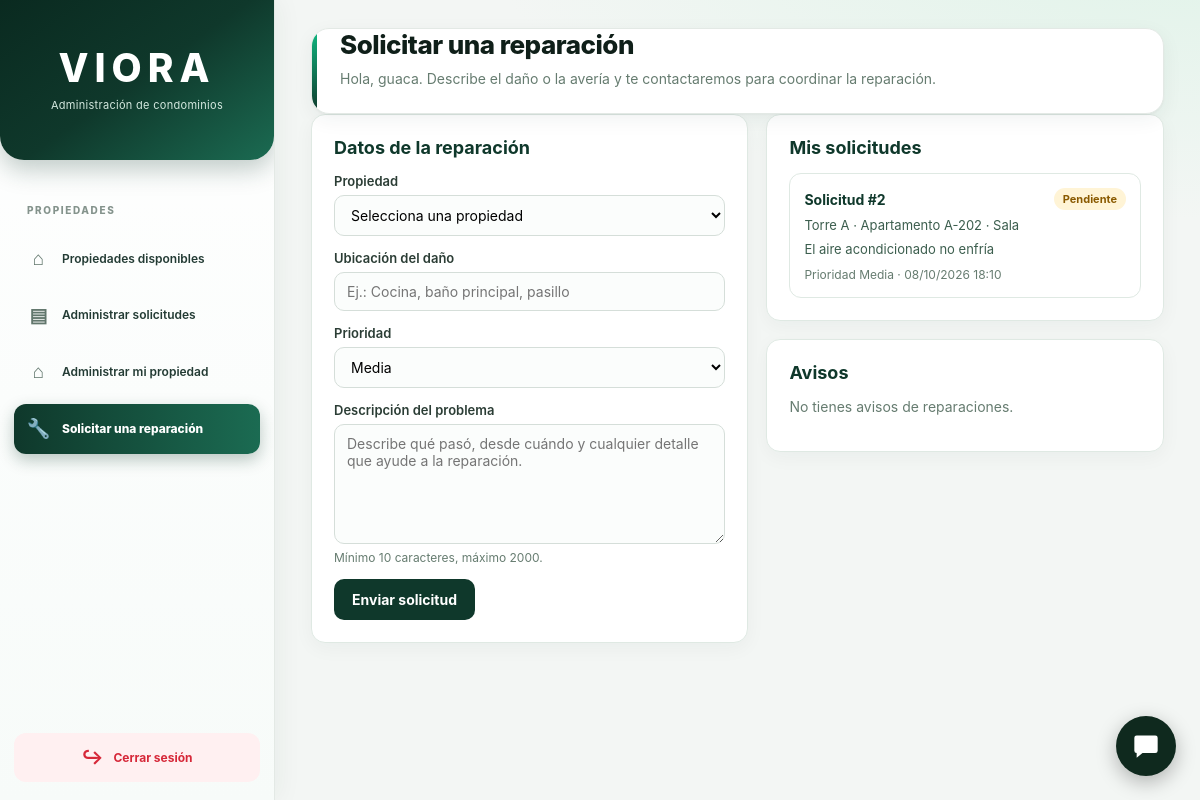
/Viora/mantenimientos/solicitar_reparacion.php (signed in), run on the app's committed database.
### tables this page shows
CREATE TABLE `persona` (
  `id_personas` bigint(20) NOT NULL,
  `nombres` varchar(100) NOT NULL,
  `apellidos` varchar(100) NOT NULL,
  `cedula` varchar(20) DEFAULT NULL,
  `correo` varchar(120) DEFAULT NULL,
  `telefono` varchar(40) DEFAULT NULL,
  `direccion` varchar(255) DEFAULT NULL,
  `fecha_registro` timestamp NOT NULL DEFAULT current_timestamp(),
  `activo` tinyint(1) DEFAULT 1
);

CREATE TABLE `solicitud_mantenimiento` (
  `id_solicitudes` bigint(20) NOT NULL,
  `apartamento_id` bigint(20) NOT NULL,
  `persona_id` bigint(20) NOT NULL,
  `suplidor_id` bigint(20) DEFAULT NULL,
  `descripcion` text NOT NULL,
  `ubicacion` varchar(150) DEFAULT NULL,
  `prioridad` varchar(30) DEFAULT 'Media',
  `estado` varchar(30) DEFAULT 'Pendiente',
  `fecha_solicitud` timestamp NOT NULL DEFAULT current_timestamp(),
  `activo` tinyint(1) DEFAULT 1
);

CREATE TABLE `edificio` (
  `id_edificios` bigint(20) NOT NULL,
  `condominio_id` bigint(20) NOT NULL,
  `nombre` varchar(100) NOT NULL,
  `cantidad_pisos` int(11) DEFAULT NULL,
  `estado` varchar(30) DEFAULT 'Activo',
  `activo` tinyint(1) DEFAULT 1
);

CREATE TABLE `apartamento` (
  `id_apartamentos` bigint(20) NOT NULL,
  `edificio_id` bigint(20) NOT NULL,
  `numero` varchar(20) NOT NULL,
  `piso` int(11) DEFAULT NULL,
  `habitaciones` int(11) DEFAULT NULL,
  `banos` int(11) DEFAULT NULL,
  `metros_cuadrados` decimal(10,2) DEFAULT NULL,
  `descripcion` text DEFAULT NULL,
  `estado` varchar(30) DEFAULT 'Disponible',
  `activo` tinyint(1) DEFAULT 1,
  `imagen` varchar(255) DEFAULT NULL,
  `precio_alquiler` decimal(12,2) DEFAULT NULL,
  `disponible` tinyint(1) DEFAULT 1,
  `tipo_operacion` enum('Alquiler','Venta','Ambos') NOT NULL DEFAULT 'Alquiler',
  `precio_venta` decimal(14,2) DEFAULT NULL
);

### Viora/mantenimientos/reparaciones_servicio.php (called while the page is built, shortened)
<?php
function rep_esc($valor)
{
    return htmlspecialchars((string)($valor ?? ''), ENT_QUOTES, 'UTF-8');
}
function rep_id_sesion()
{
    return (int)($_SESSION['id_usuarios'] ?? $_SESSION['id_usuario'] ?? 0);
}

### Viora/mantenimientos/solicitar_reparacion.php (the view, shortened to what this page needs)
<?php
require_once __DIR__ . '/../conf/conexion.php';
require_once __DIR__ . '/reparaciones_servicio.php';
$idUsuario = rep_id_sesion();
try {
    $stmt = $conexion->prepare("SELECT p.id_personas, p.nombres, r.nombre AS rol_real
        FROM usuario u
        INNER JOIN persona p ON p.id_personas = u.persona_id
        INNER JOIN role r ON r.id_roles = u.id_rol
        WHERE u.id_usuarios = ? AND u.activo = 1 AND p.activo = 1 LIMIT 1");
    $stmt->bind_param('i', $idUsuario);
    $stmt->execute();
    $cliente = $stmt->get_result()->fetch_assoc();
    $idPersona = (int)$cliente['id_personas'];
    $stmt = $conexion->prepare("SELECT DISTINCT a.id_apartamentos, a.numero, e.nombre AS edificio, c.nombre AS condominio
        FROM solicitud_propiedad sp
        INNER JOIN apartamento a ON a.id_apartamentos = sp.apartamento_id
        INNER JOIN edificio e ON e.id_edificios = a.edificio_id
        INNER JOIN condominio c ON c.id_condominios = e.condominio_id
        WHERE sp.persona_id = ? AND sp.estado = 'Aprobada' AND sp.activo = 1
        ORDER BY c.nombre, e.nombre, a.numero");
    $stmt->bind_param('i', $idPersona);
    $stmt->execute();
    $apartamentos = $stmt->get_result()->fetch_all(MYSQLI_ASSOC);
    $valores = ['apartamento_id' => '', 'ubicacion' => '', 'prioridad' => 'Media', 'descripcion' => ''];
    $stmt = $conexion->prepare("SELECT sm.id_solicitudes, sm.descripcion, sm.ubicacion, sm.prioridad, sm.estado,
            sm.fecha_solicitud, a.numero, e.nombre AS edificio
        FROM solicitud_mantenimiento sm
        INNER JOIN apartamento a ON a.id_apartamentos = sm.apartamento_id
        INNER JOIN edificio e ON e.id_edificios = a.edificio_id
        WHERE sm.persona_id = ? AND sm.activo = 1
        ORDER BY sm.fecha_solicitud DESC, sm.id_solicitudes DESC
        LIMIT 50");
    $stmt->bind_param('i', $idPersona);
    $stmt->execute();
    $solicitudes = $stmt->get_result()->fetch_all(MYSQLI_ASSOC);
    $stmt = $conexion->prepare("SELECT titulo, mensaje, fecha_envio
        FROM notificacion
        WHERE usuario_id = ? AND tipo = 'reparacion' AND activo = 1
        ORDER BY id_notificaciones DESC
        LIMIT 10");
    $stmt->bind_param('i', $idUsuario);
    $stmt->execute();
    $notificaciones = $stmt->get_result()->fetch_all(MYSQLI_ASSOC);
} catch (Throwable $error) {
    error_log('VIORA solicitar_reparacion: ' . $error->getMessage());
    http_response_code(500);
    exit('No se pudo cargar la página de reparaciones. Revisa el registro de errores de PHP.');
}
?>
<!DOCTYPE html>
<html lang="es">
<head>
    <link rel="stylesheet" href="../estilos/styleP.css?v=12">
</head>
<body>
<div class="diseño">
    <?php $menuActivo = 'solicitar_reparacion'; include __DIR__ . '/menu_lateral.php'; ?>
    <main class="rep-contenido">
        <header class="rep-cabecera">
            <h1>Solicitar una reparación</h1>
            <p class="rep-subtitulo">Hola, <?= rep_esc($cliente['nombres']) ?>. Describe el daño o la avería y te contactaremos para coordinar la reparación.</p>
        </header>
        <div class="rep-grid">
            <section class="rep-panel" aria-labelledby="titulo-formulario">
                <h2 id="titulo-formulario">Datos de la reparación</h2>
                <?php if (!$apartamentos): ?>
                    <p class="rep-vacio">Solo puedes solicitar reparaciones de propiedades con solicitud aprobada. Cuando tengas una propiedad aprobada aparecerá aquí.</p>
                <?php else: ?>
                    <form method="post" action="solicitar_reparacion.php">
                        <div class="rep-campo">
                            <label for="apartamento_id">Propiedad</label>
                            <select id="apartamento_id" name="apartamento_id" required>
                                <option value="">Selecciona una propiedad</option>
                            </select>
                        </div>
                        <div class="rep-campo">
                            <label for="ubicacion">Ubicación del daño</label>
                            <input id="ubicacion" name="ubicacion" type="text" maxlength="150" value="<?= rep_esc($valores['ubicacion']) ?>" placeholder="Ej.: Cocina, baño principal, pasillo">
                        </div>
                        <div class="rep-campo">
                            <label for="prioridad">Prioridad</label>
                            <select id="prioridad" name="prioridad">
                                <?php foreach (REP_PRIORIDADES as $prioridad): ?>
                                    <option value="<?= rep_esc($prioridad) ?>" <?= $prioridad === $valores['prioridad'] ? 'selected' : '' ?>><?= rep_esc($prioridad) ?></option>
                                <?php endforeach; ?>
                            </select>
                        </div>
                        <div class="rep-campo">
                            <label for="descripcion">Descripción del problema</label>
                            <textarea id="descripcion" name="descripcion" maxlength="2000" required placeholder="Describe qué pasó, desde cuándo y cualquier detalle que ayude a la reparación."><?= rep_esc($valores['descripcion']) ?></textarea>
                            <span class="rep-ayuda">Mínimo 10 caracteres, máximo 2000.</span>
                        </div>
                        <button type="submit" class="rep-boton">Enviar solicitud</button>
                    </form>
                <?php endif; ?>
            </section>
            <div>
                <section class="rep-panel" aria-labelledby="titulo-mis-solicitudes" style="margin-bottom:18px;">
                    <h2 id="titulo-mis-solicitudes">Mis solicitudes</h2>
                    <?php if (!$solicitudes): ?>
                        <p class="rep-vacio">Aún no has enviado solicitudes de reparación.</p>
                    <?php else: ?>
                        <ul class="rep-lista">
                            <?php foreach ($solicitudes as $s):
                                $claseEstado = strtolower(str_replace(' ', '-', (string)$s['estado']));
                            ?>
                                <li class="rep-item">
                                    <div class="rep-item-cabecera">
                                        <strong>Solicitud #<?= (int)$s['id_solicitudes'] ?></strong>
                                        <span class="rep-badge <?= rep_esc($claseEstado) ?>"><?= rep_esc($s['estado']) ?></span>
                                    </div>
                                    <p><?= rep_esc($s['edificio'] . ' · Apartamento ' . $s['numero']) ?><?= $s['ubicacion'] ? ' · ' . rep_esc($s['ubicacion']) : '' ?></p>
                                    <p><?= nl2br(rep_esc($s['descripcion'])) ?></p>
                                    <span class="rep-meta">Prioridad <?= rep_esc($s['prioridad']) ?> · <?= rep_esc(date('d/m/Y H:i', strtotime($s['fecha_solicitud']))) ?></span>
                                </li>
                            <?php endforeach; ?>
                        </ul>
                    <?php endif; ?>
                </section>
                <section class="rep-panel" aria-labelledby="titulo-avisos">
                    <h2 id="titulo-avisos">Avisos</h2>
                    <?php if (!$notificaciones): ?>
                        <p class="rep-vacio">No tienes avisos de reparaciones.</p>
                    <?php endif; ?>
                </section>
            </div>
        </div>
    </main>
</div>
</body>
</html>

### Viora/estilos/styleP.css (style rules this page uses)
:root { --fondo: #f4f5f7; --panel: #ffffff; --texto: #111827; --tenue: #6b7280; --borde: #e5e7eb; --sombra: 0 4px 20px rgba(0, 0, 0, .04); --lateral-fondo: #ffffff; --lateral-texto: #374151; --lateral-hover: #f3f4f6; --lateral-activo: #0f291e; --lateral-activo-texto: #ffffff; --color-primario: #0f291e; --verde-esmeralda: #10b981; }
*, *::before, *::after { box-sizing: border-box; }
html, body { height: 100%; margin: 0; padding: 0; }
body { font-family: -apple-system, BlinkMacSystemFont, "Segoe UI", Roboto, Helvetica, Arial, sans-serif; color: var(--texto); background: var(--fondo); -webkit-font-smoothing: antialiased; }
.diseño { display: flex; min-height: 100vh; }
:root { --viora-verde: #0F382B; --viora-verde-hover: #185743; --viora-verde-claro: #E3F4EC; --viora-texto: #233B34; --viora-gris: #84938C; --viora-borde: #E7EDE9; }
.diseño { display: flex; min-height: 100vh; width: 100%; }

### Viora/estilos/moderno.css (style rules this page uses)
:root { --m-bg: #f3f6f4; --m-panel: #ffffff; --m-texto: #0f1f19; --m-tenue: #66756e; --m-borde: #e3e9e5; --m-primario: #0f382b; --m-primario-2: #185743; --m-acento: #10b981; --m-radio: 14px; --m-sombra: 0 1px 2px rgba(15, 56, 43, .04), 0 6px 20px rgba(15, 56, 43, .06); --m-sombra-h: 0 2px 4px rgba(15, 56, 43, .06), 0 14px 32px rgba(15, 56, 43, .12); --fondo: var(--m-bg); --borde: var(--m-borde); --sombra: var(--m-sombra); }
body { font-family: "Inter", "Segoe UI", system-ui, -apple-system, Roboto, Helvetica, Arial, sans-serif; background: radial-gradient(1200px 500px at 100% -10%, #dff3e8 0%, transparent 60%), var(--m-bg); background-attachment: fixed; color: var(--m-texto); }
.diseño main { padding: 28px 36px; animation: m-entrada .35s ease both; }
.diseño main > header, .contenido__superior { padding-left: 28px; padding-right: 24px; background: var(--m-panel); border: 1px solid var(--m-borde); border-radius: 18px; box-shadow: var(--m-sombra); position: relative; overflow: hidden; }
.diseño main > header::before, .contenido__superior::before { content: ""; position: absolute; inset: 0 auto 0 0; width: 5px; background: linear-gradient(180deg, var(--m-acento), var(--m-primario)); }
.diseño main h1, .diseño main .titulo { letter-spacing: -.5px; font-weight: 800; color: var(--m-texto); }
.tarjeta, .panel-grafico, .diseño main section, .diseño main [class*="panel"], .diseño main [class*="card"], .diseño main [class*="resumen"] > div { border-radius: var(--m-radio); }
.diseño main button, .diseño main .btn, .diseño main [class*="btn"], .diseño main a.boton, .diseño main input[type="submit"] { font-family: inherit; border-radius: 10px; transition: transform .15s, box-shadow .2s, background .2s, filter .2s; }
.diseño main input:not([type="checkbox"]):not([type="radio"]):not([type="submit"]):not([type="button"]), .diseño main select, .diseño main textarea { font-family: inherit; border: 1px solid #d5ded9; border-radius: 10px; background: #fbfdfc; transition: border-color .2s, box-shadow .2s, background .2s; }
.diseño main label { font-weight: 600; color: #2b3d35; }
.diseño main [class*="badge"], .diseño main [class*="estado"], .diseño main [class*="chip"], .diseño main .indicador { border-radius: 999px; }

### data on the page
persona: nombres "guaca"
solicitud_mantenimiento: id_solicitudes "2", estado "Pendiente", edificio.nombre "Torre A · Apartamento A-202", ubicacion "Sala", descripcion "El aire acondicionado no enfría", prioridad "Media", fecha_solicitud "08/10/2026 18:10"

### other printed values
form field prioridad "Media"
